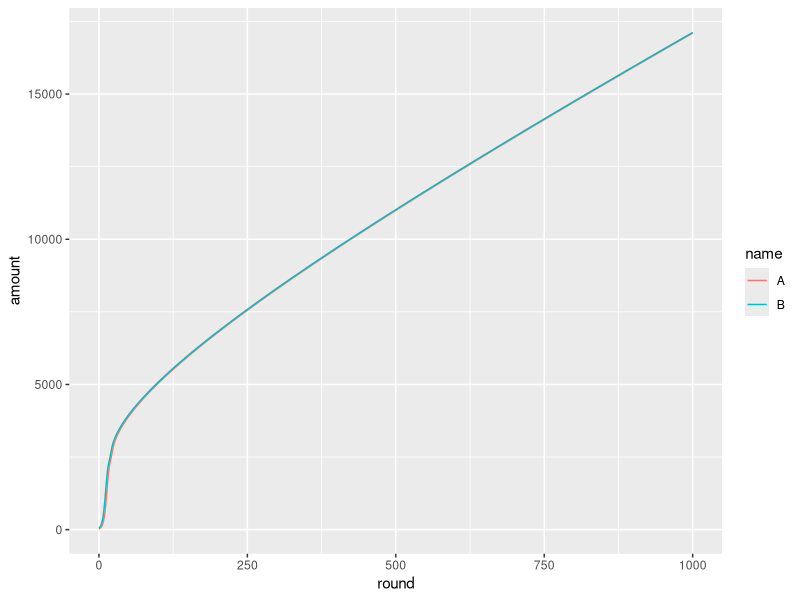

The R source for this figure:
library(tidyverse)

business <- tibble(
  id = c(1, 2, 3, 4),
  name = c("savings", "apple", "computers", "cars"),
  cost = c(0, 5, 50, 500),
  income = c(1, 1, 10, 100)
)

money <- tibble(
  name = c("A", "B"),
  amount = c(25, 50),
  round = c(0, 0)
)

properties <- tibble(
  name = "A",
  id = 1
)

current_round <- 1
current_player <- "A"
coin = "norm"

set_current_player <- function(cp) {
  if(cp == "A") {
    "B"
  } else {
    "A"
  }
} 

update_state <- function(cp, cr) {
  current_money <- money %>%
    filter(name == cp, round == cr - 1) %>%
    select(amount) %>%
    pull(1)
  business_to_buy <- business %>%
    filter(cost <= current_money) %>%
    select(id) %>%
    tail(1) %>%
    pull(1)
  cost <- 0
  if (length(business_to_buy) != 0) {
    cost <- business %>%
      filter(id == business_to_buy) %>%
      select(cost) %>%
      pull(1)
    new_property <- list(cp, business_to_buy)
      properties <<- properties %>%
        rbind(new_property)
  }
  if (coin == "normal") {
    total_income <- properties %>%
      filter(name == cp) %>%
      left_join(business, by = "id") %>%
      summarize(sum(income)) %>%
      pull(1)
  } else {
    
  }
  #new_money <- list(cp, current_money - cost + total_income, cr)
  if (coin == "normal") {
    new_money <- list(cp, current_money * 1.04, cr)
  } else {
    potatial_gain <- current_money * 0.04
    #distribution is mu = 100 sd = 10
    if (potatial_gain > 100) {
      factor <- max((potatial_gain - 100) / 10, 1)
      gain <- potatial_gain / factor
    } else {
      factor <- max((100 - potatial_gain) / 10, 1)
      gain <- potatial_gain * factor
    }
    new_money <- list(cp, current_money + gain, cr)
  }
  money <<- money %>%
    rbind(new_money)
}

show_plots <- function() {
  ggplot(money) +
    geom_line(aes(round, amount, color = name))
}

do_turn <- function(x) {
  update_state(current_player, current_round)
  if (current_player == "B") {
    current_round <<- current_round + 1
  }
  current_player <<- set_current_player(current_player)
}

1:2000 %>%
  walk(do_turn)
show_plots()
